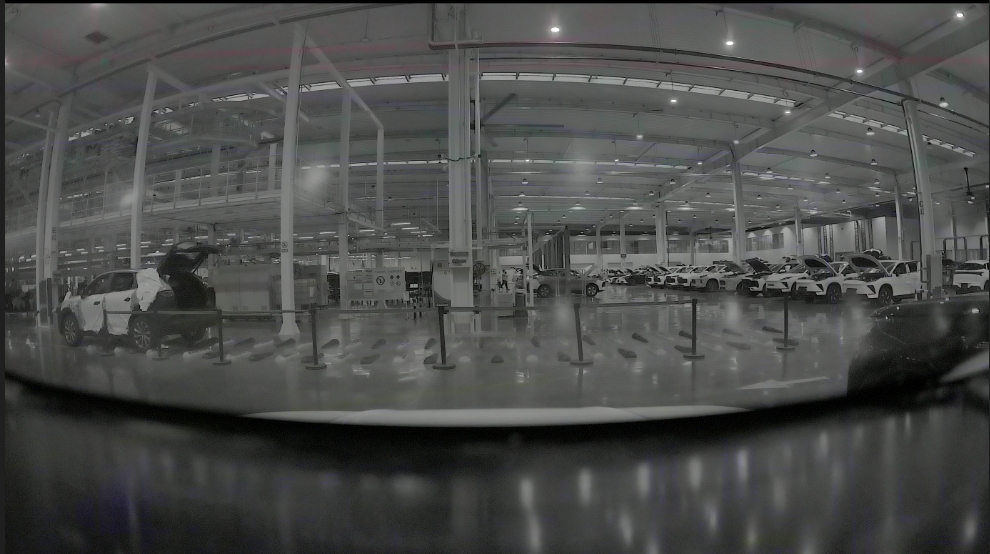
#> input picture py_script/CV2/potor/img_v3_02sp_7a5ee115-b019-4260-81a5-9fbd05e0e76g.jpg, 990 x 554 px
$ python chaocha2.py
#> lines starting #> are read from the running program, lines starting #| are printed output that depends on the picture; after the words box and inside, x2 and y2 are one past the last pixel; in counts of white or black regions, pixels touching at a corner belong together
import cv2
import numpy as np
import os

# [58 lines left out: function calculate_installation_error_simple, not called in this run]

def calculate_installation_error_with_registration(camera_path, simulation_path, output_path, threshold=30):
    """
    使用特征点匹配和透视变换的版本
    """
#> called with output_path = 'projected_simulation.jpg', threshold = 30
    # 读取图像
    camera_img = cv2.imread(camera_path)
#> camera_img is the input picture: shape (554, 990, 3); mean B, G, R 74.4, 75.7, 74.7
    simulation_img = cv2.imread(simulation_path)
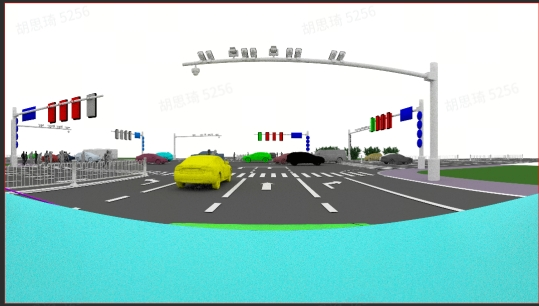
#> input picture py_script/CV2/potor/img_v3_02sp_e51b3634-66a9-4d6b-9b3d-69e53271910g.jpg, 539 x 306 px
#> simulation_img is the input picture: shape (306, 539, 3); mean B, G, R 201.6, 205.1, 167

    if camera_img is None or simulation_img is None:
        raise ValueError("无法加载图像文件")

    # 转换为灰度图
    gray_camera = cv2.cvtColor(camera_img, cv2.COLOR_BGR2GRAY)
    gray_simulation = cv2.cvtColor(simulation_img, cv2.COLOR_BGR2GRAY)
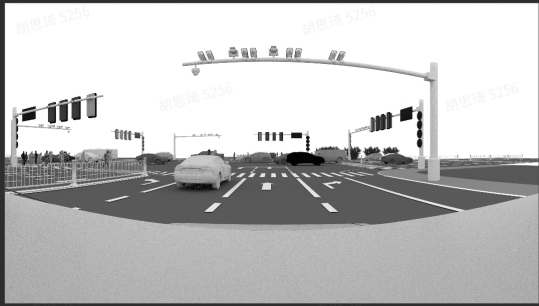
#> gray_simulation: shape (306, 539); min 2, max 255, mean 193.4

    # 创建ORB特征检测器
    orb = cv2.ORB_create(nfeatures=1000)

    # 检测关键点和描述符
    kp1, des1 = orb.detectAndCompute(gray_camera, None)
#> kp1 = 1000 keypoints; strongest (x, y, size): (650, 280, 31), (673, 281, 31), (412, 284, 31), (788, 267, 31)
    kp2, des2 = orb.detectAndCompute(gray_simulation, None)
#> kp2 = 1000 keypoints; strongest (x, y, size): (292, 135, 31), (408, 112, 77.1), (307, 148, 31), (304, 150, 31)

    if des1 is None or des2 is None:
        print("警告: 无法检测到特征点，使用简单的尺寸调整")
        return calculate_installation_error_simple(camera_path, simulation_path, output_path, threshold)

    # 特征点匹配
    bf = cv2.BFMatcher(cv2.NORM_HAMMING, crossCheck=True)
    matches = bf.match(des1, des2)
#> matches = 248 matches

    # 按距离排序
    matches = sorted(matches, key=lambda x: x.distance)

    # 获取最佳匹配点
    if len(matches) >= 4:
        # 获取匹配点的坐标
        src_pts = np.float32([kp1[m.queryIdx].pt for m in matches]).reshape(-1, 1, 2)
#> src_pts = 248 rows, first 8: [627.8, 277.9], [766.8, 279.5], [766, 263], [628.8, 274.8], [403.2, 80.64], [790.8, 267.6], [759.6, 283.1], [627.8, 275]
        dst_pts = np.float32([kp2[m.trainIdx].pt for m in matches]).reshape(-1, 1, 2)
#> dst_pts = 248 rows, first 8: [392.4, 118.8], [376.8, 151.2], [270, 137], [48.96, 109.4], [295.2, 175.2], [380.2, 126.1], [275, 51.84], [393.1, 119.5]

        # 计算单应性矩阵
        homography_matrix, mask = cv2.findHomography(
            dst_pts, src_pts, cv2.RANSAC, 5.0
        )
#> homography_matrix = [[15.71, -19.78, 589.1], [6.01, -7.15, 144.6], [0.0214, -0.0281, 1]]; mask = 248 values, max 1 at index 19, min 0 at index 0, mean 0.0403

        if homography_matrix is not None:
            # 使用单应性矩阵进行透视变换
            h, w = camera_img.shape[:2]
#> h = 554; w = 990
            projected_simulation = cv2.warpPerspective(
                simulation_img,
                homography_matrix,
                (w, h),
                flags=cv2.INTER_LINEAR,
                borderMode=cv2.BORDER_CONSTANT,
                borderValue=(0, 0, 0)
            )
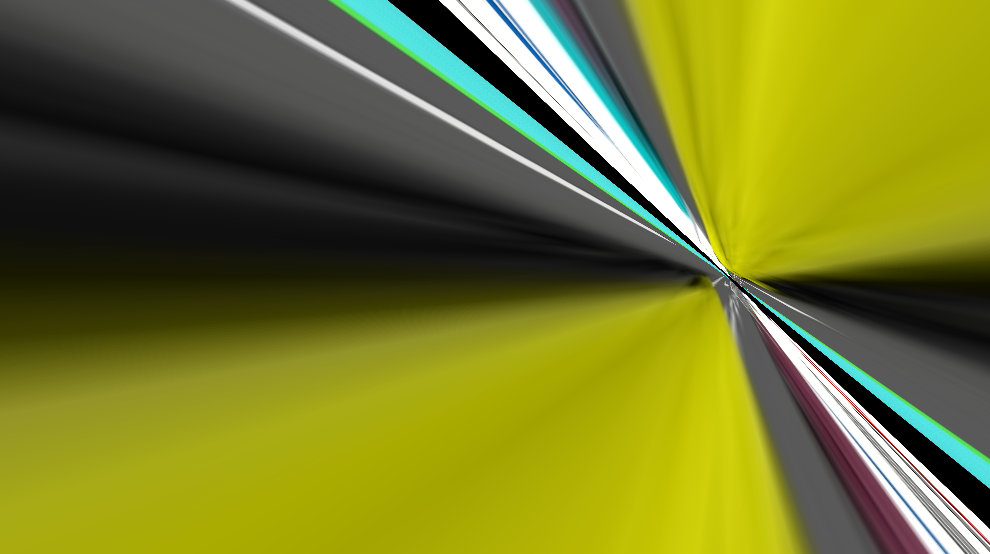
#> projected_simulation: shape (554, 990, 3); mean B, G, R 40.3, 121.1, 117

            # 保存投影图像
            cv2.imwrite(output_path, projected_simulation)
            print(f"投影图像已保存到: {output_path}")

            # 转换为灰度图进行比较
            gray_projected = cv2.cvtColor(projected_simulation, cv2.COLOR_BGR2GRAY)
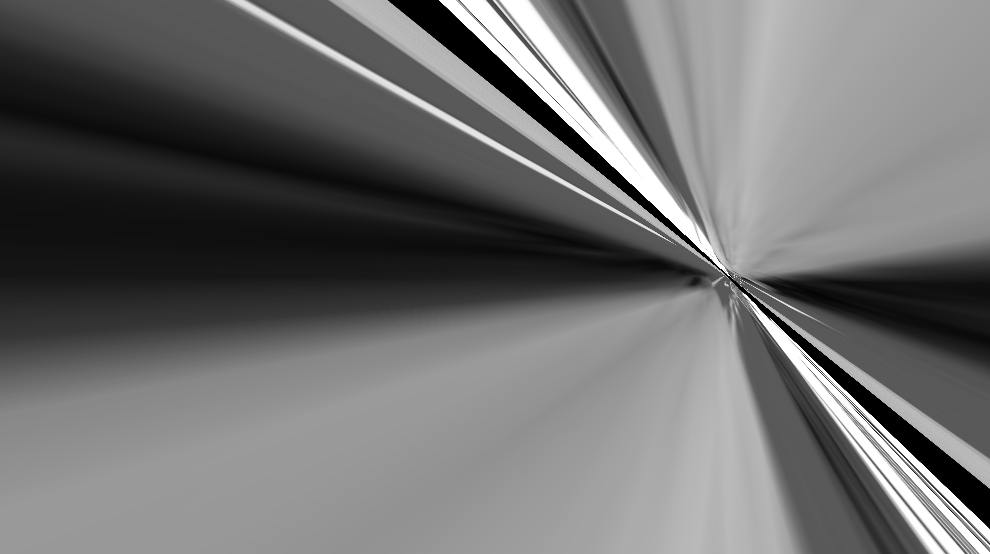
#> gray_projected: shape (554, 990); min 0, max 255, mean 110.7

            # 计算绝对差值
            diff = cv2.absdiff(gray_projected, gray_camera)
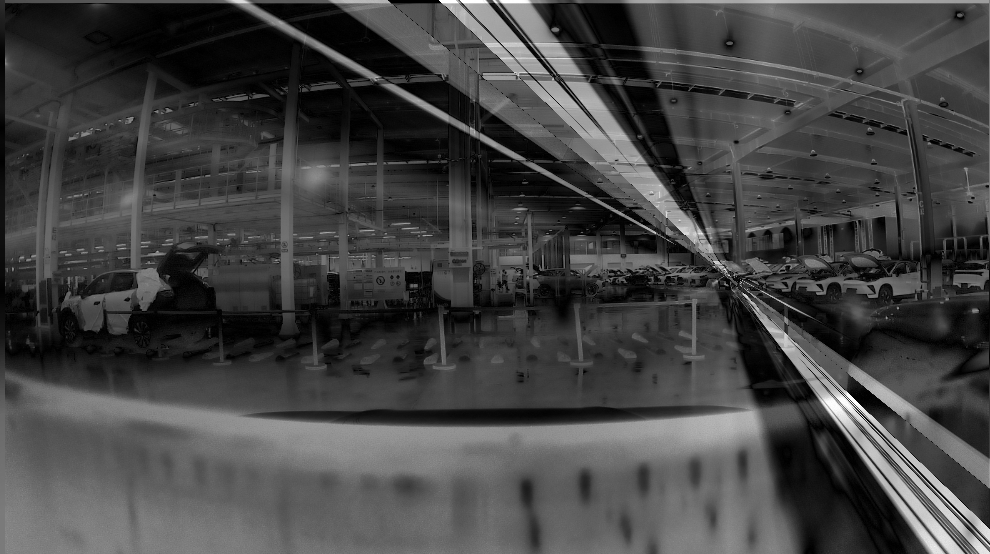
#> diff: shape (554, 990); min 0, max 255, mean 67.4

            # 应用阈值以突出差异
            _, thresholded = cv2.threshold(diff, threshold, 255, cv2.THRESH_BINARY)
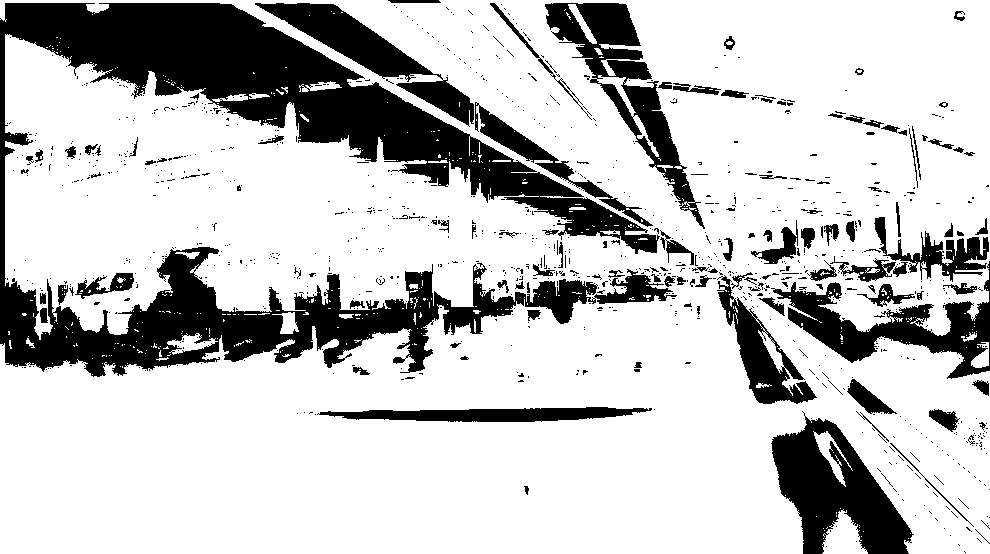
#> thresholded: shape (554, 990); 76.6% white; 997 black regions (879 under 20 px), largest, box (x1, y1, x2, y2) and area: (0, 3, 677, 377) 70367, (771, 411, 914, 554) 10154, (545, 3, 705, 229) 8342

            # 计算误差百分比
            total_pixels = diff.size
#> total_pixels = 548460
            error_pixels = np.count_nonzero(thresholded)
#> error_pixels = 420154
            error_percentage = (error_pixels / total_pixels) * 100
#> error_percentage = 76.61

            return error_percentage
        else:
            print("警告: 无法计算单应性矩阵，使用简单的尺寸调整")
            return calculate_installation_error_simple(camera_path, simulation_path, output_path, threshold)
    else:
        print("警告: 匹配点不足，使用简单的尺寸调整")
        return calculate_installation_error_simple(camera_path, simulation_path, output_path, threshold)

def main():
    # 示例使用
    camera_path = "./potor/img_v3_02sp_7a5ee115-b019-4260-81a5-9fbd05e0e76g.jpg"  # 相机视野图路径
    simulation_path = "./potor/img_v3_02sp_e51b3634-66a9-4d6b-9b3d-69e53271910g.jpg"  # 仿真设计图路径
    projected_output_path = "projected_simulation.jpg"  # 投影图像保存路径

    try:
        # 使用特征点匹配的方法
        diff = calculate_installation_error_with_registration(
            camera_path,
            simulation_path,
            projected_output_path,
            threshold=30
        )
#> diff = 76.61

        print(f"安装diff: {diff:.2f}%")
#| 安装diff: 76.61%

        # 判断是否超差
        tolerance_threshold = 5  # 假设5%为超差阈值
        if diff > tolerance_threshold:
            print(f"检测到安装超差！diff({diff:.2f}%)超过阈值({tolerance_threshold}%)")
#| 检测到安装超差！diff(76.61%)超过阈值(5%)
        else:
            print(f"安装符合要求，diff({diff:.2f}%)在允许范围内")

    except Exception as e:
        print(f"计算过程中出现错误: {e}")
        print("请确保图像文件路径正确且图像可读")
        print("示例文件不存在，这里展示如何使用:")
        print("diff = calculate_installation_error_with_registration('your_camera.jpg', 'your_simulation.jpg', 'projected_output.jpg')")

if __name__ == "__main__":
    main()
